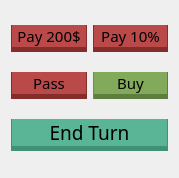
   <widget class="QWidget" name="horizontalLayoutWidget_2">
    <property name="geometry">
     <rect>
      <x>1000</x>
      <y>310</y>
      <width>179</width>
      <height>178</height>
     </rect>
    </property>
    <layout class="QGridLayout" name="gridLayout_2">
     <item row="1" column="1">
      <widget class="QPushButton" name="pay10">
       <property name="font">
        <font>
         <family>Rockwell</family>
         <pointsize>11</pointsize>
        </font>
       </property>
       <property name="styleSheet">
        <string notr="true">QPushButton{
background-color: rgb(186, 74, 74);
border: none;
border-left: 1px solid rgb(133, 44, 44);
border-right: 1px solid rgb(133, 44, 44);
border-bottom: 5px solid rgb(133, 44, 44);
}

QPushButton:hover {
background-color: rgb(133, 44, 44);
border-left: 1px solid rgb(99, 30, 30);
border-right: 1px solid rgb(99, 30, 30);
border-bottom: 5px solid rgb(99, 30, 30);
}

QPushButton:pressed {
background-color: rgb(117, 35, 35);
border-left: 1px solid rgb(99, 28, 28);
border-right: 1px solid rgb(99, 28, 28);
border-bottom: 5px solid rgb(99, 28, 28);
}</string>
       </property>
       <property name="text">
        <string>Pay 10%</string>
       </property>
      </widget>
     </item>
     <item row="2" column="0">
      <widget class="QPushButton" name="passButton">
       <property name="font">
        <font>
         <family>Rockwell</family>
         <pointsize>11</pointsize>
        </font>
       </property>
       <property name="styleSheet">
        <string notr="true">QPushButton{
background-color: rgb(186, 74, 74);
border: none;
border-left: 1px solid rgb(133, 44, 44);
border-right: 1px solid rgb(133, 44, 44);
border-bottom: 5px solid rgb(133, 44, 44);
}

QPushButton:hover {
background-color: rgb(133, 44, 44);
border-left: 1px solid rgb(99, 30, 30);
border-right: 1px solid rgb(99, 30, 30);
border-bottom: 5px solid rgb(99, 30, 30);
}

QPushButton:pressed {
background-color: rgb(117, 35, 35);
border-left: 1px solid rgb(99, 28, 28);
border-right: 1px solid rgb(99, 28, 28);
border-bottom: 5px solid rgb(99, 28, 28);
}</string>
       </property>
       <property name="text">
        <string>Pass</string>
       </property>
      </widget>
     </item>
     <item row="6" column="0" colspan="2">
      <widget class="QPushButton" name="endTurn">
       <property name="font">
        <font>
         <family>Rockwell</family>
         <pointsize>14</pointsize>
        </font>
       </property>
       <property name="styleSheet">
        <string notr="true">QPushButton{
background-color: rgb(89, 181, 150);
border: none;
border-left: 1px solid rgb(64, 145, 118);
border-right: 1px solid rgb(64, 145, 118);
border-bottom: 5px solid rgb(64, 145, 118);
}

QPushButton:hover {
background-color: rgb(64, 145, 118);
border-left: 1px solid rgb(50, 122, 98);
border-right: 1px solid rgb(50, 122, 98);
border-bottom: 5px solid rgb(50, 122, 98);
}

QPushButton:pressed {
background-color: rgb(50, 122, 98);
border-left: 1px solid rgb(34, 94, 74);
border-right: 1px solid rgb(34, 94, 74);
border-bottom: 5px solid rgb(34, 94, 74);
}</string>
       </property>
       <property name="text">
        <string>End Turn</string>
       </property>
      </widget>
     </item>
     <item row="1" column="0">
      <widget class="QPushButton" name="pay200">
       <property name="font">
        <font>
         <family>Rockwell</family>
         <pointsize>11</pointsize>
        </font>
       </property>
       <property name="styleSheet">
        <string notr="true">QPushButton{
background-color: rgb(186, 74, 74);
border: none;
border-left: 1px solid rgb(133, 44, 44);
border-right: 1px solid rgb(133, 44, 44);
border-bottom: 5px solid rgb(133, 44, 44);
}

QPushButton:hover {
background-color: rgb(133, 44, 44);
border-left: 1px solid rgb(99, 30, 30);
border-right: 1px solid rgb(99, 30, 30);
border-bottom: 5px solid rgb(99, 30, 30);
}

QPushButton:pressed {
background-color: rgb(117, 35, 35);
border-left: 1px solid rgb(99, 28, 28);
border-right: 1px solid rgb(99, 28, 28);
border-bottom: 5px solid rgb(99, 28, 28);
}</string>
       </property>
       <property name="text">
        <string>Pay 200$</string>
       </property>
      </widget>
     </item>
     <item row="2" column="1">
      <widget class="QPushButton" name="buyButton">
       <property name="font">
        <font>
         <family>Rockwell</family>
         <pointsize>11</pointsize>
        </font>
       </property>
       <property name="styleSheet">
        <string notr="true">QPushButton{
background-color: rgb(130,170,90);
border: none;
border-left: 1px solid rgb(110,144,76);
border-right: 1px solid rgb(94, 125, 62);
border-bottom: 5px solid rgb(94, 125, 62);
}

QPushButton:hover {
background-color: rgb(138,181,96);
border-left: 1px solid rgb(110,144,76);
border-right: 1px solid rgb(110,144,76);
border-bottom: 5px solid rgb(110,144,76);
}

QPushButton:pressed {
background-color: rgb(120,157,83);
border-left: 1px solid rgb(110,144,76);
border-right: 1px solid rgb(110,144,76);
border-bottom: 5px solid rgb(110,144,76);
}</string>
       </property>
       <property name="text">
        <string>Buy</string>
       </property>
      </widget>
     </item>
    </layout>
   </widget>
